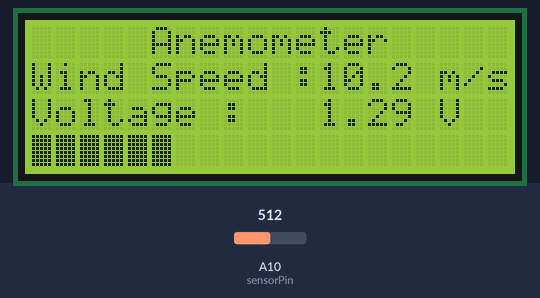
Recording of a sketch running on a simulated Arduino Mega 2560, built with avr-gcc and run on an emulated ATmega2560. On the bench: 20×4 character LCD. Inputs (shaded band) come from the test bench; at power-on: A10 (sensorPin) = 512.

Above: at 1.2 s.
1.3 s: A10 (sensorPin) set to 716
At 2.9 s:
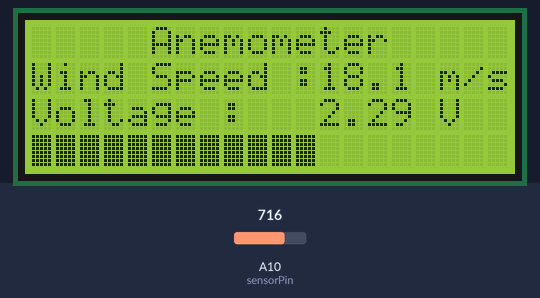
3.2 s: A10 (sensorPin) set to 900
At 4.6 s:
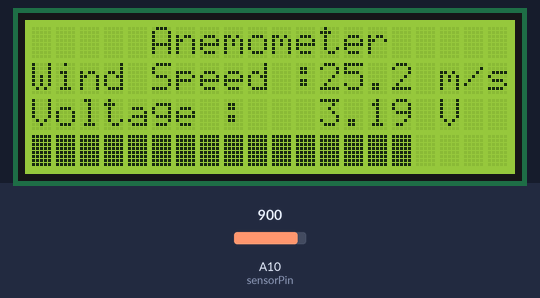
5.5 s: A10 (sensorPin) set to 1023
At 6.5 s:
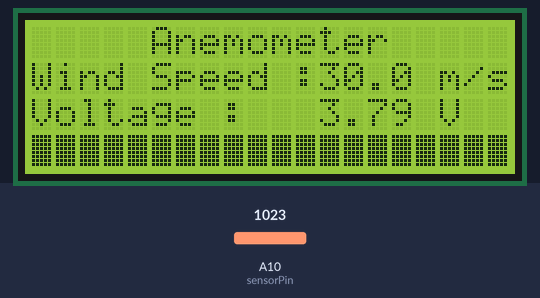
7.0 s: A10 (sensorPin) set to 306
At 8.3 s:
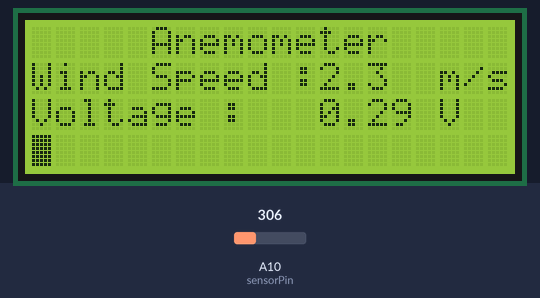
8.6 s: A10 (sensorPin) set to 122
At 9.0 s:
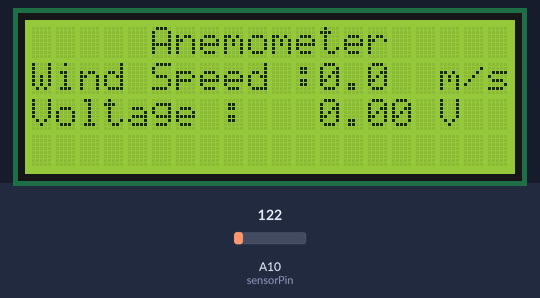
10.1 s: A10 (sensorPin) set to 511
At 10.8 s:
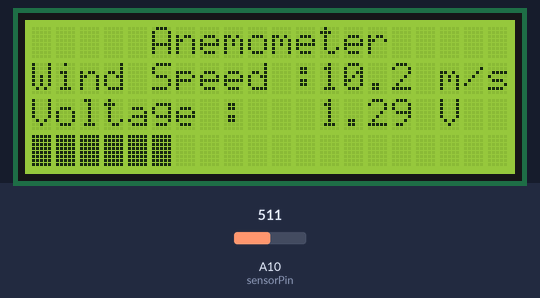
Timing chart, 0 to 12.7 s (numbered marks = the images above; inputs shaded):
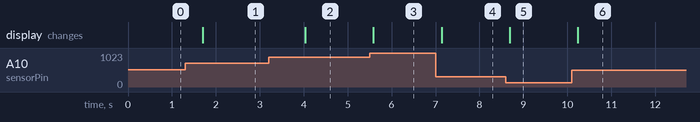

Measured:
- after the input at 1.3 s, the display: changes after 0.40 s (image 1)
- after the input at 3.2 s, the display: changes after 0.83 s (image 2)
- after the input at 5.5 s, the display: changes after 0.08 s (image 3)
- after the input at 7.0 s, the display: changes after 0.14 s (image 4)
- after the input at 8.6 s, the display: changes after 0.09 s (image 5)
- after the input at 10.1 s, the display: changes after 0.14 s (image 6)

The sketch:

anemolcd.ino
```cpp
#include <Wire.h>
#include <LiquidCrystal_I2C.h>
LiquidCrystal_I2C lcd(0x27, 20, 4);

const int sensorPin = A10;
const float vRef = 5.0;
const float fullScale = 30.0;
const float zeroWindVoltage = 1.21;

byte fullBlock[8] = {
  0b11111,
  0b11111,
  0b11111,
  0b11111,
  0b11111,
  0b11111,
  0b11111,
  0b11111
};

void setup() {
  Serial.begin(9600);
  lcd.init();
  lcd.backlight();
  lcd.createChar(0, fullBlock);
}

void loop() {
  int adcValue = analogRead(sensorPin);
  float rawVoltage = adcValue * (vRef / 1023.0);
  rawVoltage = constrain(rawVoltage, 1.0, 5.0);

  float effectiveVoltage = rawVoltage - zeroWindVoltage;
  if (effectiveVoltage < 0) effectiveVoltage = 0;

  float windSpeed = (effectiveVoltage / (4.0 - (zeroWindVoltage - 1.0))) * fullScale;
  if (windSpeed < 0.3) windSpeed = 0;

  lcd.setCursor(5, 0);
  lcd.print("Anemometer");

  lcd.setCursor(0, 1);
  lcd.print("Wind Speed :     ");
  lcd.setCursor(12, 1);
  lcd.print(windSpeed, 1);
  lcd.setCursor(17, 1);
  lcd.print("m/s");

  lcd.setCursor(0, 2);
  lcd.print("Voltage :       ");
  lcd.setCursor(12, 2);
  lcd.print(effectiveVoltage, 2);
  lcd.setCursor(17, 2);
  lcd.print("V");

  lcd.setCursor(0, 3);
  int bars = map(windSpeed, 0, fullScale, 0, 20);
  for (int i = 0; i < 20; i++) {
    if (i < bars) {
      lcd.write(byte(0));
    } else {
      lcd.print(" ");
    }
  }

  delay(700);
}
```
